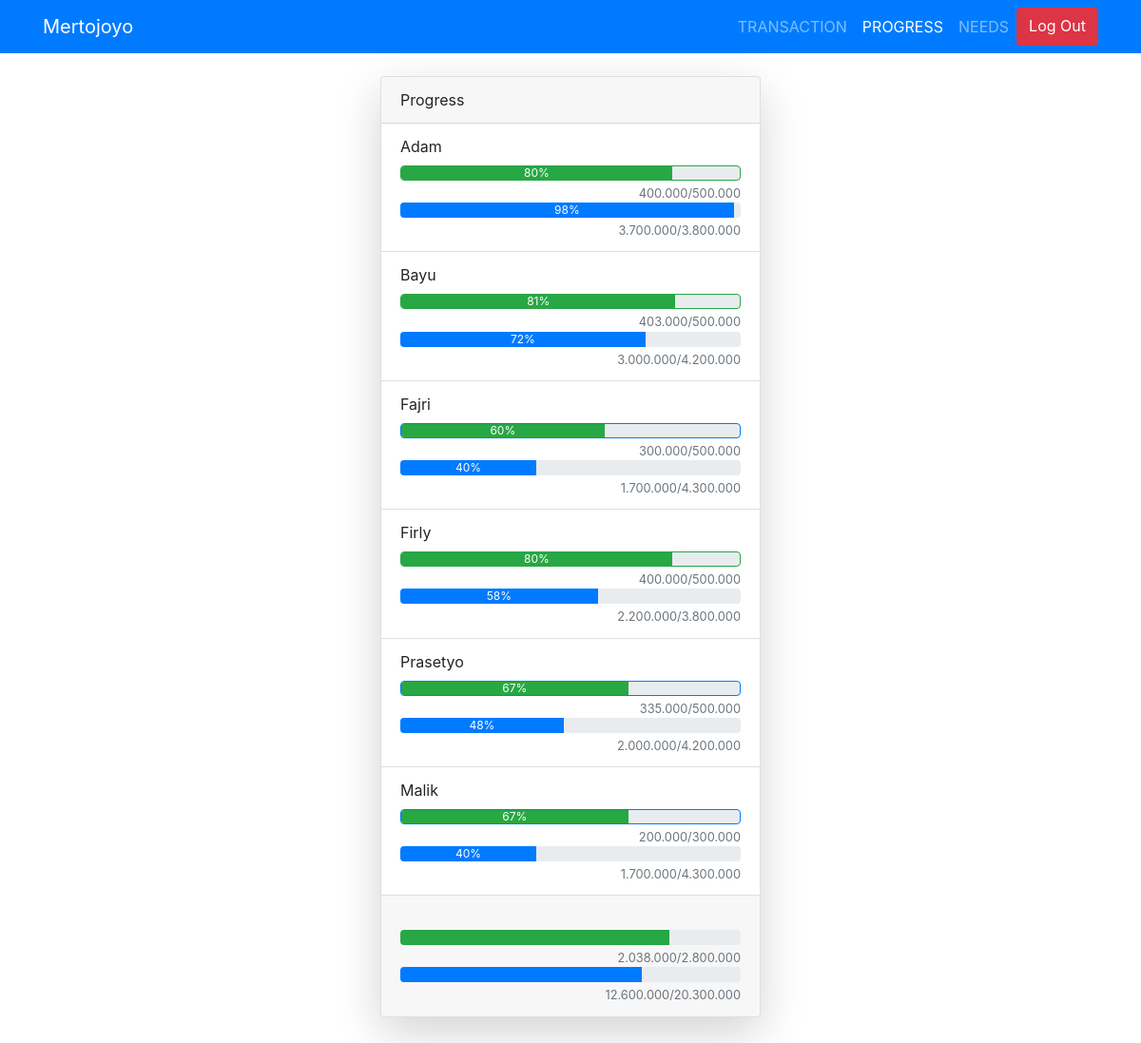
The app's page / (signed in) with its own data.
### tables this page shows
CREATE TABLE `anggota` (
  `id` int(11) NOT NULL,
  `nama` varchar(100) NOT NULL,
  `kontrakan` bigint(100) DEFAULT NULL,
  `bulanan` bigint(100) DEFAULT NULL,
  `maxkontrakan` bigint(100) DEFAULT NULL
);

### function.php (the view, shortened to what this page needs)
<?php
$conn = mysqli_connect("sql302.epizy.com", "epiz_24458541", "kontrakan1234", "epiz_24458541_kontrakan");
function progressdata()
{
    global $conn;
    $tampil = mysqli_query($conn, "SELECT * FROM anggota");
    foreach ($tampil as $org) {
        if ($org['nama'] == "Malik") {
            $maxbulan = $maxbulan - 200000;
        } else {
            $maxbulan = 500000;
        }
        ?>
        <li class='list-group-item'>
            <label for="progress"><?= $org['nama'] ?></label>
            <div class="progress border <?= color(persen($org['bulanan'], $maxbulan)) ?>">
                <div class="progress-bar bg-success" role="progressbar" style="width: <?= persen($org['bulanan'], $maxbulan) ?>%;" aria-valuenow="<?php persen($org['bulanan'], $maxbulan) ?>" aria-valuemin="0" aria-valuemax="100"><?= persen($org['bulanan'], $maxbulan) ?>%</div>
            </div>
            <small id="emailHelp" class="form-text text-muted" style="text-align:right"><?= rupiah($org['bulanan']) ?>/<?= rupiah($maxbulan); ?></small>
            <div class="progress">
                <div class="progress-bar" role="progressbar" style="width: <?= persen($org['kontrakan'], $org['maxkontrakan']) ?>%;" aria-valuenow="<?= persen($org['kontrakan'], $org['maxkontrakan']) ?>" aria-valuemin="0" aria-valuemax="100"><?= persen($org['kontrakan'], $org['maxkontrakan']) ?>%</div>
            </div>
            <small id="emailHelp" class="form-text text-muted" style="text-align:right"><?= rupiah($org['kontrakan']) ?>/<?= rupiah($org['maxkontrakan']) ?></small>
        </li>
    <?php
        }
    }
            ?>
<?php
function rupiah($angka)
{
    $hasil = number_format($angka, 0, '.', '.');
    return $hasil;
}
function persen($awal, $akhir)
{
    return $persen = ceil($total = ($awal * 100) / $akhir);
}
function color($persen)
{
    if ($persen <= 25) {
        return "border-danger";
    } else if ($persen > 25 && $persen <= 50) {
        return "border-warning";
    } else if ($persen > 50 && $persen < 75) {
        return "border-primary";
    } else {
        return "border-success";
    }
}

### records on screen
anggota: nama "Adam", persen($org['bulanan'], $maxbulan) "80", bulanan "400.000", nama "500.000", persen($org['kontrakan'], $org['maxkontrakan']) "98", kontrakan "3.700.000", maxkontrakan "3.800.000"
anggota: nama "Bayu", persen($org['bulanan'], $maxbulan) "81", bulanan "403.000", nama "500.000", persen($org['kontrakan'], $org['maxkontrakan']) "72", kontrakan "3.000.000", maxkontrakan "4.200.000"
anggota: nama "Fajri", persen($org['bulanan'], $maxbulan) "60", bulanan "300.000", nama "500.000", persen($org['kontrakan'], $org['maxkontrakan']) "40", kontrakan "1.700.000", maxkontrakan "4.300.000"
anggota: nama "Firly", persen($org['bulanan'], $maxbulan) "80", bulanan "400.000", nama "500.000", persen($org['kontrakan'], $org['maxkontrakan']) "58", kontrakan "2.200.000", maxkontrakan "3.800.000"
anggota: nama "Prasetyo", persen($org['bulanan'], $maxbulan) "67", bulanan "335.000", nama "500.000", persen($org['kontrakan'], $org['maxkontrakan']) "48", kontrakan "2.000.000", maxkontrakan "4.200.000"
anggota: nama "Malik", bulanan "67", bulanan "200.000", maxbulan "300.000", persen($org['kontrakan'], $org['maxkontrakan']) "40", kontrakan "1.700.000", maxkontrakan "4.300.000"

### other values on screen
rupiah(bulan()) "2.038.000"
rupiah($maxbulanan+200000) "2.800.000"
rupiah(kontrak()) "12.600.000"
